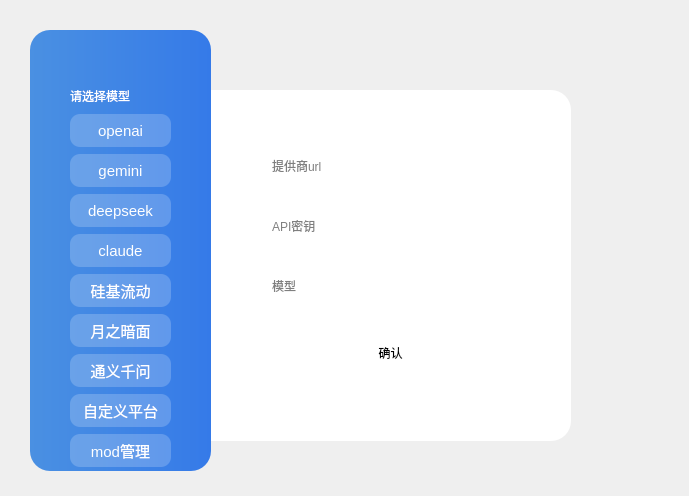
<?xml version="1.0" encoding="UTF-8"?>
<ui version="4.0">
 <class>SetupWindow</class>
 <widget class="QMainWindow" name="SetupWindow">
  <property name="geometry">
   <rect>
    <x>0</x>
    <y>0</y>
    <width>689</width>
    <height>496</height>
   </rect>
  </property>
  <property name="windowTitle">
   <string>MainWindow</string>
  </property>
  <widget class="QWidget" name="centralwidget">
   <widget class="QFrame" name="frame">
    <property name="geometry">
     <rect>
      <x>30</x>
      <y>30</y>
      <width>181</width>
      <height>441</height>
     </rect>
    </property>
    <property name="styleSheet">
     <string notr="true">#frame {
	background: qlineargradient(spread:pad, x1:0, y1:0, x2:1, y2:0, stop:0 #4a90e2, stop:1 #357ae8);
border-radius:20px;
box-shadow: 0 4px 20px rgba(0, 0, 0, 0.1);
}</string>
    </property>
    <property name="frameShadow">
     <enum>QFrame::Shadow::Raised</enum>
    </property>
    <widget class="QStackedWidget" name="stackedWidget">
     <property name="geometry">
      <rect>
       <x>20</x>
       <y>20</y>
       <width>141</width>
       <height>421</height>
      </rect>
     </property>
     <property name="styleSheet">
      <string notr="true">QPushButton {
	background-color: rgba(255, 255, 255, 0.2);
	color: rgb(255, 255, 255);
	border-radius: 10px;
	padding: 6px 12px;
	font-size: 11pt;
	margin: 4px 0;
}
QPushButton:hover {
	background-color: rgba(255, 255, 255, 0.3);
	box-shadow: 0 2px 8px rgba(0, 0, 0, 0.2);
}
QPushButton:pressed {
	background-color: rgba(255, 255, 255, 0.4);
	padding-top: 7px;
	padding-left: 7px;
}
#stackedWidget{
	background-color:rgba(255, 255, 255,0);
}</string>
     </property>
     <property name="currentIndex">
      <number>0</number>
     </property>
     <widget class="QWidget" name="page">
      <widget class="QPushButton" name="pushButton_2">
       <property name="geometry">
        <rect>
         <x>20</x>
         <y>60</y>
         <width>101</width>
         <height>41</height>
        </rect>
       </property>
       <property name="text">
        <string>openai</string>
       </property>
      </widget>
      <widget class="QLabel" name="label">
       <property name="geometry">
        <rect>
         <x>20</x>
         <y>30</y>
         <width>131</width>
         <height>31</height>
        </rect>
       </property>
       <property name="styleSheet">
        <string notr="true">background-color:rgba(255, 255, 255,0);
color:rgb(255, 255, 255);
font: 15pt &quot;Microsoft YaHei UI&quot;;</string>
       </property>
       <property name="text">
        <string>请选择模型</string>
       </property>
      </widget>
      <widget class="QPushButton" name="pushButton_3">
       <property name="geometry">
        <rect>
         <x>20</x>
         <y>100</y>
         <width>101</width>
         <height>41</height>
        </rect>
       </property>
       <property name="text">
        <string>gemini</string>
       </property>
      </widget>
      <widget class="QPushButton" name="pushButton_4">
       <property name="geometry">
        <rect>
         <x>20</x>
         <y>140</y>
         <width>101</width>
         <height>41</height>
        </rect>
       </property>
       <property name="text">
        <string>deepseek</string>
       </property>
      </widget>
      <widget class="QPushButton" name="pushButton_5">
       <property name="geometry">
        <rect>
         <x>20</x>
         <y>180</y>
         <width>101</width>
         <height>41</height>
        </rect>
       </property>
       <property name="text">
        <string>claude</string>
       </property>
      </widget>
      <widget class="QPushButton" name="pushButton_6">
       <property name="geometry">
        <rect>
         <x>20</x>
         <y>220</y>
         <width>101</width>
         <height>41</height>
        </rect>
       </property>
       <property name="text">
        <string>硅基流动</string>
       </property>
      </widget>
      <widget class="QPushButton" name="pushButton_7">
       <property name="geometry">
        <rect>
         <x>20</x>
         <y>260</y>
         <width>101</width>
         <height>41</height>
        </rect>
       </property>
       <property name="text">
        <string>月之暗面</string>
       </property>
      </widget>
      <widget class="QPushButton" name="pushButton_8">
       <property name="geometry">
        <rect>
         <x>20</x>
         <y>300</y>
         <width>101</width>
         <height>41</height>
        </rect>
       </property>
       <property name="text">
        <string>通义千问</string>
       </property>
      </widget>
      <widget class="QPushButton" name="pushButton_9">
       <property name="geometry">
        <rect>
         <x>20</x>
         <y>340</y>
         <width>101</width>
         <height>41</height>
        </rect>
       </property>
       <property name="text">
        <string>自定义平台</string>
       </property>
      </widget>
      <widget class="QPushButton" name="pushButton_12">
       <property name="geometry">
        <rect>
         <x>20</x>
         <y>380</y>
         <width>101</width>
         <height>41</height>
        </rect>
       </property>
       <property name="text">
        <string>mod管理</string>
       </property>
      </widget>
     </widget>
    <widget class="QWidget" name="page_2">
    </widget>
    </widget>
   </widget>
   <widget class="QFrame" name="frame_2">
    <property name="geometry">
     <rect>
      <x>210</x>
      <y>90</y>
      <width>361</width>
      <height>351</height>
     </rect>
    </property>
    <property name="styleSheet">
     <string notr="true">background-color:rgb(255, 255, 255);
border-top-right-radius:20px;
border-bottom-right-radius:20px;
box-shadow: 0 4px 20px rgba(0, 0, 0, 0.1);</string>
    </property>
    <property name="frameShape">
     <enum>QFrame::Shape::StyledPanel</enum>
    </property>
    <property name="frameShadow">
     <enum>QFrame::Shadow::Raised</enum>
    </property>
    <widget class="QPushButton" name="pushButton">
     <property name="geometry">
      <rect>
       <x>330</x>
       <y>10</y>
       <width>21</width>
       <height>26</height>
      </rect>
     </property>
     <property name="styleSheet">
      <string notr="true">QPushButton{
	border:none;
	background-color: rgba(255, 255, 255, 0.1);
	border-radius: 4px;
}
QPushButton:hover {
	background-color: rgba(255, 255, 255, 0.2);
	padding-bottom: 5px;
}
QPushButton:pressed {
	background-color: rgba(255, 255, 255, 0.3);
}</string>
     </property>
     <property name="text">
      <string/>
     </property>
     <property name="icon">
      <iconset resource="../res/res.qrc">
       <normaloff>:/icons/image/close.png</normaloff>:/icons/image/close.png</iconset>
     </property>
    </widget>
    <widget class="QStackedWidget" name="stackedWidget_2">
     <property name="geometry">
      <rect>
       <x>40</x>
       <y>30</y>
       <width>281</width>
       <height>281</height>
      </rect>
     </property>
     <property name="styleSheet">
      <string notr="true">QPushButton {
	background: qlineargradient(spread:pad, x1:0, y1:0, x2:1, y2:0, stop:0 #4a90e2, stop:1 #357ae8);
	color: rgb(255, 255, 255);
	border-radius: 10px;
	font-weight: bold;
	font-size: 11pt;
	padding: 6px 12px;
}
QPushButton:hover {
	background: qlineargradient(spread:pad, x1:0, y1:0, x2:1, y2:0, stop:0 #5a9cf2, stop:1 #478af8);
	box-shadow: 0 2px 8px rgba(53, 122, 232, 0.4);
}
QPushButton:pressed {
	background: qlineargradient(spread:pad, x1:0, y1:0, x2:1, y2:0, stop:0 #3a80d2, stop:1 #276ac8);
	padding-top: 7px;
	padding-left: 7px;
}
QLineEdit{
	background-color: rgba(255, 255, 255, 0.9);
	border: 2px solid #4a90e2;
	border-radius: 8px;
	padding: 5px 10px;
	font-size: 11pt;
}
QLineEdit:focus {
	border: 2px solid #357ae8;
	background-color: white;
	box-shadow: 0 0 5px rgba(53, 122, 232, 0.5);
}
background-color:rgba(255, 255, 255,0);</string>
     </property>
     <property name="currentIndex">
      <number>1</number>
     </property>
     <widget class="QWidget" name="page_3">
      <widget class="QLineEdit" name="lineEdit">
       <property name="geometry">
        <rect>
         <x>20</x>
         <y>30</y>
         <width>241</width>
         <height>31</height>
        </rect>
       </property>
       <property name="placeholderText">
        <string>API密钥</string>
       </property>
      </widget>
      <widget class="QLineEdit" name="lineEdit_2">
       <property name="geometry">
        <rect>
         <x>20</x>
         <y>120</y>
         <width>241</width>
         <height>31</height>
        </rect>
       </property>
       <property name="placeholderText">
        <string>模型</string>
       </property>
      </widget>
      <widget class="QPushButton" name="pushButton_10">
       <property name="geometry">
        <rect>
         <x>30</x>
         <y>220</y>
         <width>221</width>
         <height>26</height>
        </rect>
       </property>
       <property name="text">
        <string>确认</string>
       </property>
      </widget>
      <widget class="QLabel" name="label_2">
       <property name="geometry">
        <rect>
         <x>60</x>
         <y>170</y>
         <width>191</width>
         <height>16</height>
        </rect>
       </property>
       <property name="text">
        <string>当前选择模型提供商：openai</string>
       </property>
      </widget>
     </widget>
     <widget class="QWidget" name="page_4">
      <widget class="QLineEdit" name="lineEdit_3">
       <property name="geometry">
        <rect>
         <x>20</x>
         <y>150</y>
         <width>241</width>
         <height>31</height>
        </rect>
       </property>
       <property name="placeholderText">
        <string>模型</string>
       </property>
      </widget>
      <widget class="QLineEdit" name="lineEdit_4">
       <property name="geometry">
        <rect>
         <x>20</x>
         <y>90</y>
         <width>241</width>
         <height>31</height>
        </rect>
       </property>
       <property name="placeholderText">
        <string>API密钥</string>
       </property>
      </widget>
      <widget class="QPushButton" name="pushButton_11">
       <property name="geometry">
        <rect>
         <x>30</x>
         <y>220</y>
         <width>221</width>
         <height>26</height>
        </rect>
       </property>
       <property name="text">
        <string>确认</string>
       </property>
      </widget>
      <widget class="QLineEdit" name="lineEdit_5">
       <property name="geometry">
        <rect>
         <x>20</x>
         <y>30</y>
         <width>241</width>
         <height>31</height>
        </rect>
       </property>
       <property name="placeholderText">
        <string>提供商url</string>
       </property>
      </widget>
     </widget>
     <widget class="QWidget" name="page_7">
      <widget class="QListWidget" name="listWidget">
       <property name="geometry">
        <rect>
         <x>20</x>
         <y>30</y>
         <width>241</width>
         <height>201</height>
        </rect>
       </property>
      </widget>
      <widget class="QPushButton" name="pushButton_13">
       <property name="geometry">
        <rect>
         <x>30</x>
         <y>240</y>
         <width>221</width>
         <height>26</height>
        </rect>
       </property>
       <property name="text">
        <string>保存mod配置</string>
       </property>
      </widget>
     </widget>
    </widget>
    <widget class="QStackedWidget" name="stackedWidget_3">
     <property name="geometry">
      <rect>
       <x>70</x>
       <y>320</y>
       <width>221</width>
       <height>31</height>
      </rect>
     </property>
     <property name="styleSheet">
      <string notr="true">color: rgb(170, 0, 0);</string>
     </property>
     <property name="currentIndex">
      <number>0</number>
     </property>
     <widget class="QWidget" name="page_5"/>
     <widget class="QWidget" name="page_6">
      <widget class="QLabel" name="label_3">
       <property name="geometry">
        <rect>
         <x>60</x>
         <y>10</y>
         <width>101</width>
         <height>16</height>
        </rect>
       </property>
       <property name="text">
        <string>密钥或模型不可用</string>
       </property>
      </widget>
     </widget>
    </widget>
   </widget>
   <zorder>frame_2</zorder>
   <zorder>frame</zorder>
  </widget>
 </widget>
 <resources>
  <include location="../res/res.qrc"/>
 </resources>
 <connections>
  <connection>
   <sender>pushButton</sender>
   <signal>clicked()</signal>
   <receiver>SetupWindow</receiver>
   <slot>close()</slot>
   <hints>
    <hint type="sourcelabel">
     <x>550</x>
     <y>112</y>
    </hint>
    <hint type="destinationlabel">
     <x>609</x>
     <y>86</y>
    </hint>
   </hints>
  </connection>
 </connections>
</ui>
